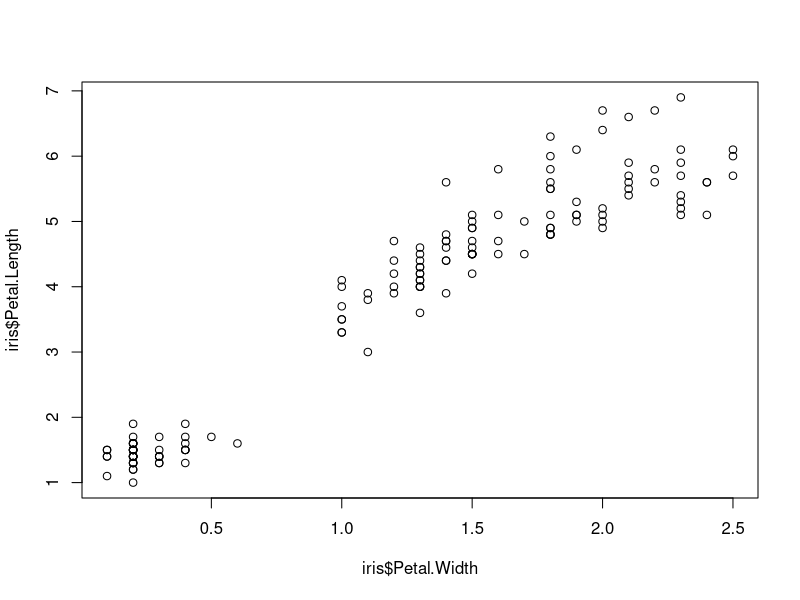
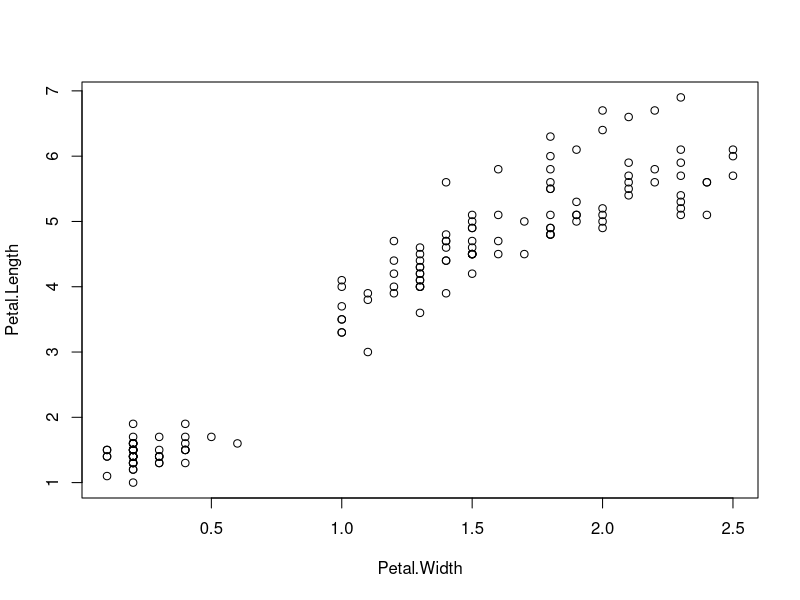
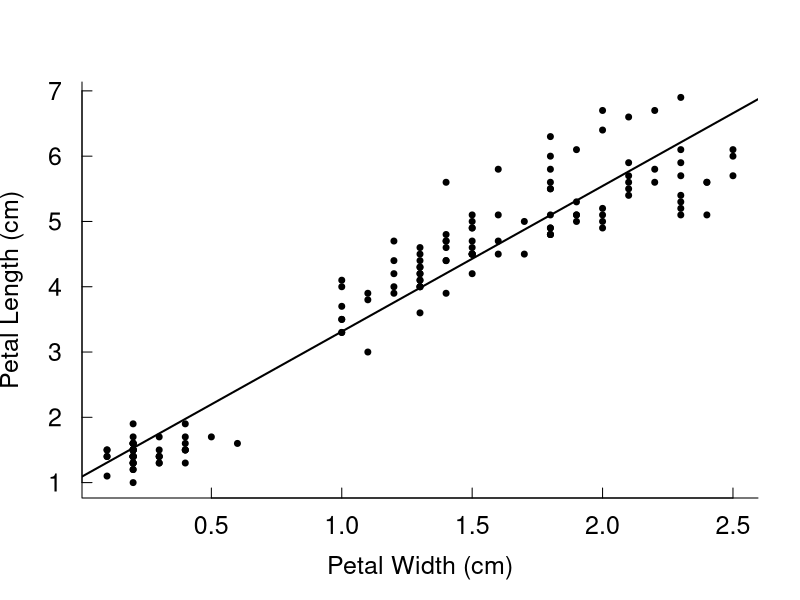
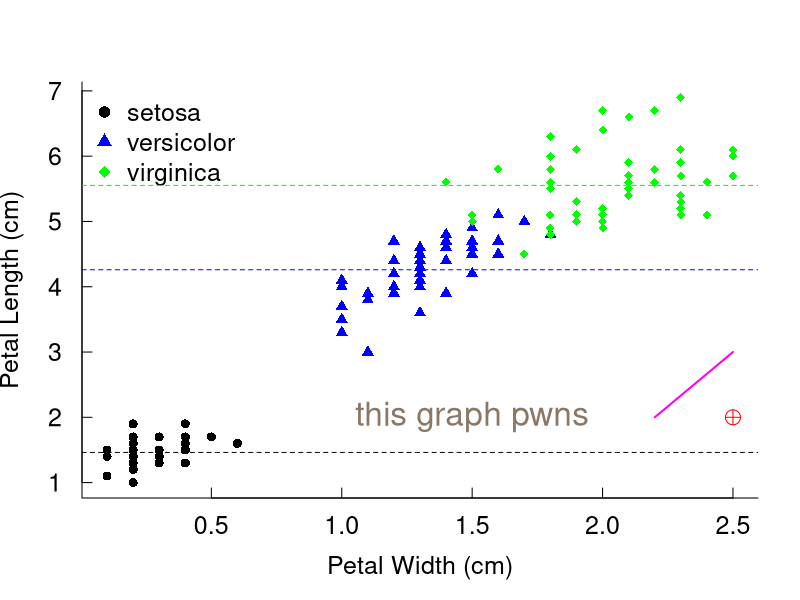
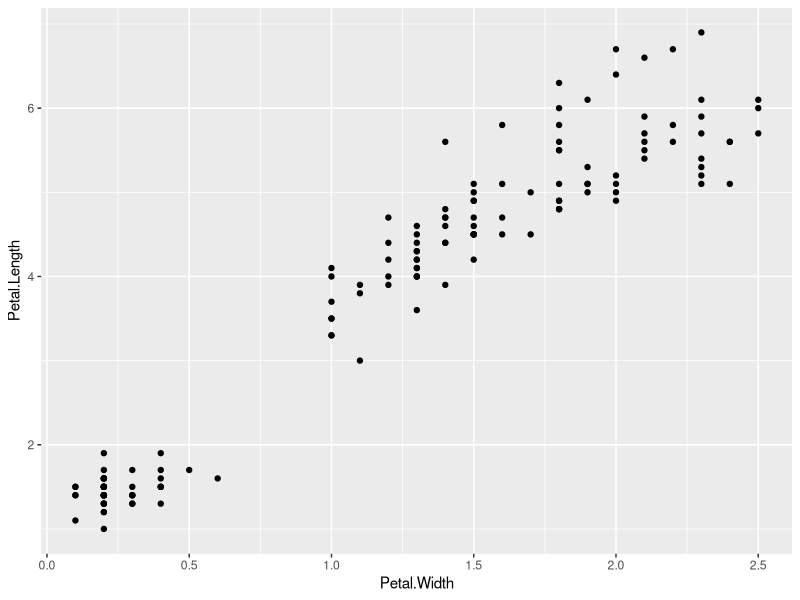
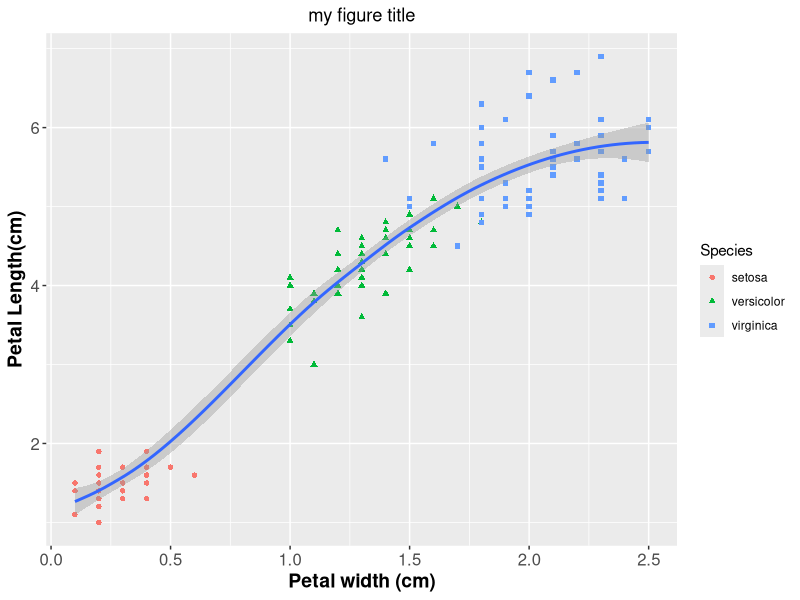
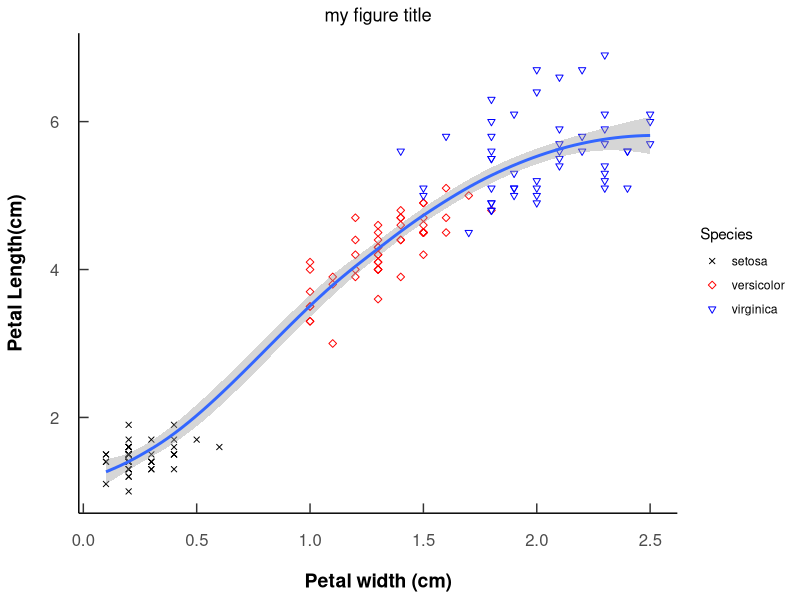

These charts were generated, in order, by the following R code:
## ---- chunk 1
# remove (almost) all objects currently held in the R environment
rm(list=ls()) 
## ---- chunk 2
data("iris")
str(iris)


# help(iris) or ?iris will give you mor information about the data set
?plot # info about plot function
## ---- chunk 3
plot( iris$Petal.Width, iris$Petal.Length )
## ---- chunk 4
plot( Petal.Length ~ Petal.Width, data = iris )
## ---- chunk 5
plot( Petal.Length ~ Petal.Width, data = iris,
        xlab="Petal Width (cm)", ylab="Petal Length (cm)", pch = 20 ,
        cex.lab = 1.5, cex.axis = 1.5, cex = 1.2,
        bty = "L", las = 1, tcl = 0.5 ) 

# xlab - specifies the name of the x axis label
# ylab specifies the name of the y axis label; 
# pch specifies type of point we use - pch=20 is small round dot; 
# cex - character expansion (labels, axis and points), 
# bty - box type. 
# las numeric in {0,1,2,3}; the style of axis labels. 
#    0: always parallel to the axis [default], 
#    1: always horizontal, 
#    2: always perpendicular to the axis, 
#    3: always vertical. 
# tlc - The length of tick marks as a fraction of the height of a line of text. 
#    The default value is -0.5; 
#    setting tcl = NA sets tck = -0.01 which is the default.

# fit a simple linear model to the data
m1 <- lm(Petal.Length ~ Petal.Width, data = iris)

# add a line representing this linear model
abline(m1, col = "black", lwd = 2, lty = 1)
## ---- chunk 6

# define a custom sequence of colours to use
my.colors <- c("black","blue","green")

# define a custom sequence of point types to use
my.points <- c(16, 17, 18)

# display levels of variable Species within iris data set
levels(iris$Species) 

# generate the plot with colours and points by species
plot( Petal.Length ~ Petal.Width, data = iris, 
      col = my.colors[Species], 
      pch = my.points[Species], 
      xlab="Petal Width (cm)", ylab="Petal Length (cm)",
      cex.lab = 1.5, cex.axis = 1.5, cex = 1.2,
      bty="L", las=1, tcl=0.5 )

# a legend to the plot
legend("topleft", levels(iris$Species), col=my.colors, 
       pch=my.points, lty=0, bty="n",cex=1.5) 

# add horizontal lines for each of the species' petal lengths
abline(h = mean(iris$Petal.Length[iris$Species=="virginica"]), 
       col="green", lty=2)

abline(h=mean(iris$Petal.Length[iris$Species=="versicolor"]), 
       col="blue", lty=2)

abline(h=mean(iris$Petal.Length[iris$Species=="setosa"]), 
       col="black", lty=2)

# add some text to the figure in GLORIOUS peachpuff4
text(1.5, 2, labels="this graph pwns", col = "peachpuff4", cex=2 ) 

# some other embellishments you might want to add...
# add some specific lines or points
points(2.5, 2 , pch = 10, col = "red", cex = 2) 

lines(c(2.2, 2.5), c(2, 3), col = "magenta", lwd = 2)
## ---- chunk 7
# load the required library
#library(tidyverse)
library(ggplot2)

# Create the basic plot which includes a geom for points
p1 <- ggplot(data = iris, 
             mapping = aes(x = Petal.Width, y = Petal.Length)) + 
  geom_point()

# cause the plot to be rendered to the plotting pane
print(p1)

## ---- chunk 8

# create the plot and save it in object called p2
p2 <- ggplot(data = iris, 
             mapping = aes(x = Petal.Width, y = Petal.Length)) + 
  geom_point(mapping = aes(color = Species, shape = Species)) + 
  geom_smooth() + 
  ggtitle("my figure title") + 
  theme(plot.title = element_text(hjust = 0.5), 
        axis.text  = element_text(size = 12),
        axis.title = element_text(size = 14, face = "bold") ) + 
  labs( x = "Petal width (cm)", y = "Petal Length(cm)") 

# printing the created ggplot object causes it to be show on screen
print(p2)

# save it out as a tiff or myriad otehr formats
ggsave(filename = "petal_plot_2.tif", plot = p2, device = "tiff",
       dpi = 300, compression = "none")

# aesthetics defines x and y axis; geom_point defines classification variable 
# Species for shape and colour; geom_smooth provides shoothing curve through 
# data; 
# ggtitle defines title; 
# theme adjusts title in the centre of the plot; 
# axis.text - defines text size for axis text; 
# axis.title - defines size and style of the axis text; 
# labs defines x and y - axis labels.

## ---- chunk 9

# create the plot and save it in object called p3
p3 <- p2 + 
  scale_shape_manual(values = 4:6) + 
  scale_color_manual(values = c("black", "red", "blue")) +
  theme_classic() + 
  theme(plot.title = element_text(hjust = 0.5), 
        axis.text=element_text(size=12),
        axis.title=element_text(size=14,face="bold"),
        axis.ticks.length = unit(-0.25, "cm"),
        axis.text.x = element_text(margin = unit(c(0.5,0.5,0.5,0.5), "cm")),
        axis.text.y = element_text(margin = unit(c(0.5,0.5,0.5,0.5), "cm")))

# the only difference with previous graph is that each shape variable 
# (Species) is defined manualy with scale_shape_manual. 
print(p3)

# save it out as a tiff or myriad otehr formats
ggsave(filename="petal_plot_3.tif", plot = p3, device = "tiff",
       dpi = 300, compression = "none")

